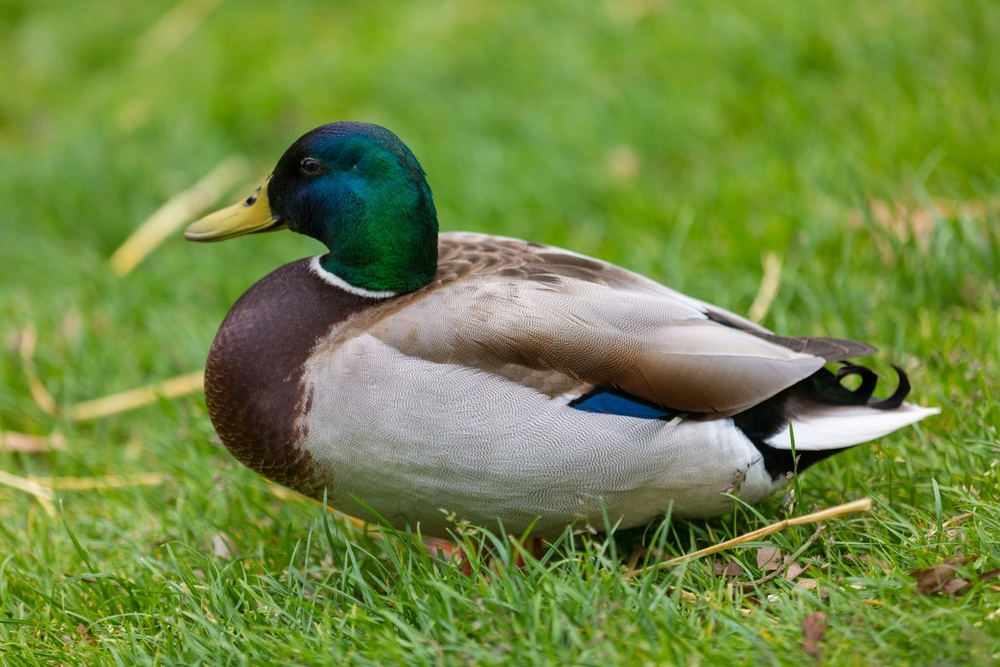
#> input picture assets/mallard.jpg, 1000 x 667 px, shrunk from 1920 x 1280 before the run
$ python opencv.py
#> lines starting #> are read from the running program, lines starting #| are printed output that depends on the picture
import cv2
import matplotlib.pyplot as plt

img = cv2.imread("assets/mallard.jpg")
#> img is the input picture: shape (667, 1000, 3); mean B, G, R 66.6, 137.7, 114

gray = cv2.cvtColor(img, cv2.COLOR_BGR2GRAY)
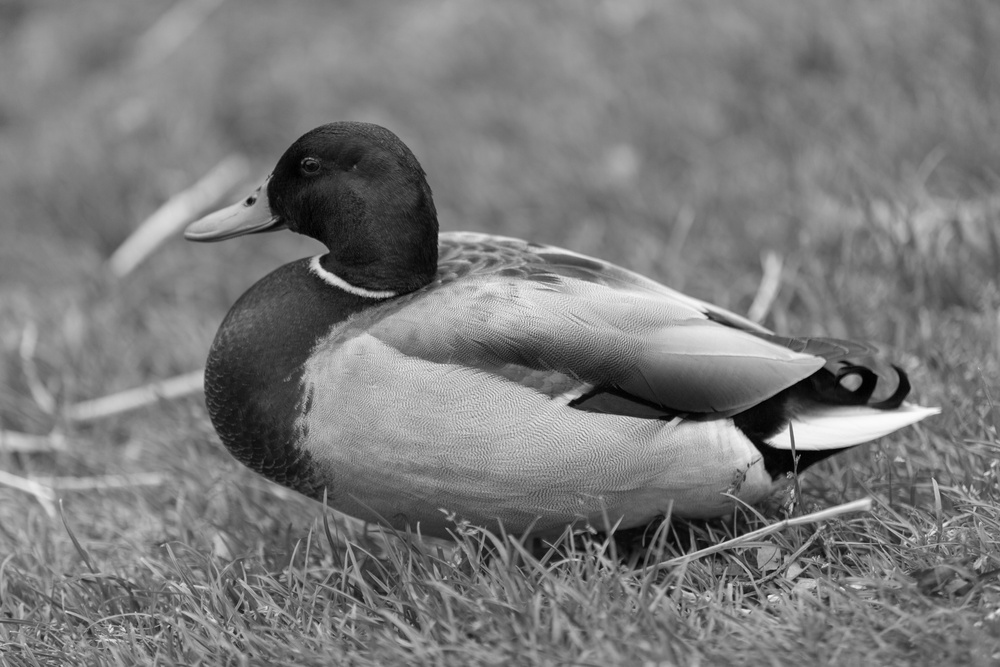
#> gray: shape (667, 1000); min 0, max 252, mean 122.5

sift = cv2.SIFT_create()
kp = sift.detect(gray, None)
#> kp = 3492 keypoints; strongest (x, y, size): (780, 440, 11.6), (807, 432, 26.1), (250, 201, 5.2), (851, 382, 10.5)

img = cv2.drawKeypoints(gray, kp, img, flags=cv2.DRAW_MATCHES_FLAGS_DRAW_RICH_KEYPOINTS)
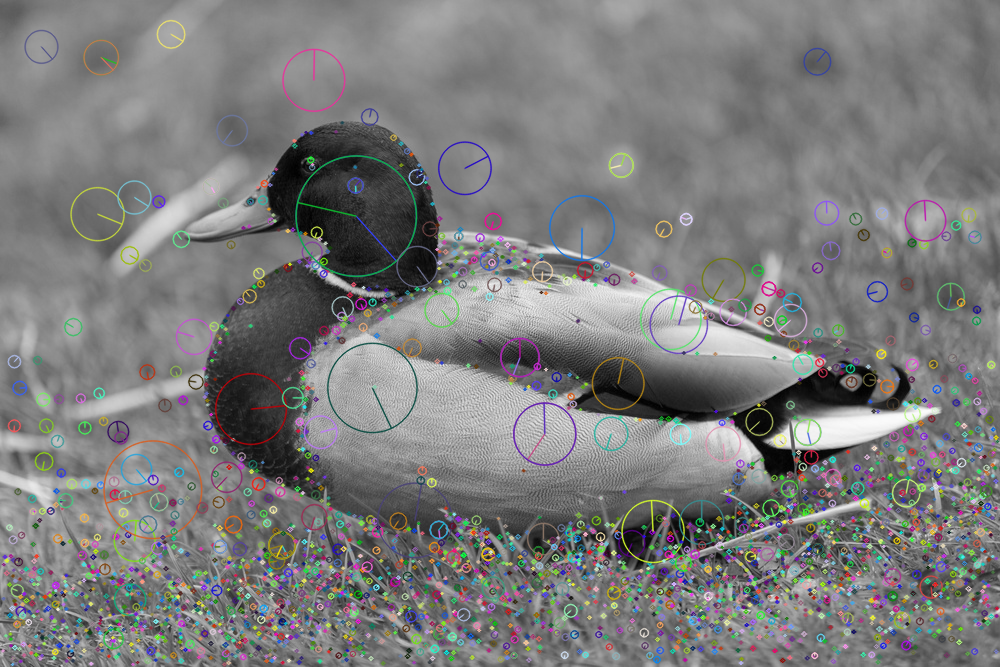
#> img: shape (667, 1000, 3); mean B, G, R 123.5, 123.6, 123.6

plt.imshow(img)
plt.show()
# cv2.imwrite("image-with-keypoints.jpg", img)
